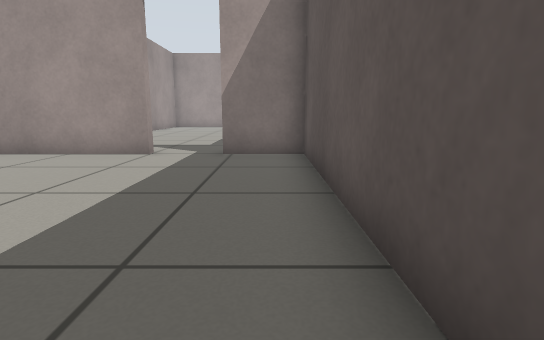
view 1 (above)

17 first-person views from a walk through a Gazebo world. The camera is 0.5 m above the floor, tilts 10° down and sees 80° across. The floor is counted in squares, 0.5 m on a side. Each view is taken from the middle of a square. On the plan, view 1 faces up. The plan holds only what a view shows up to about 12 squares ahead; the rest is blank.

view 2
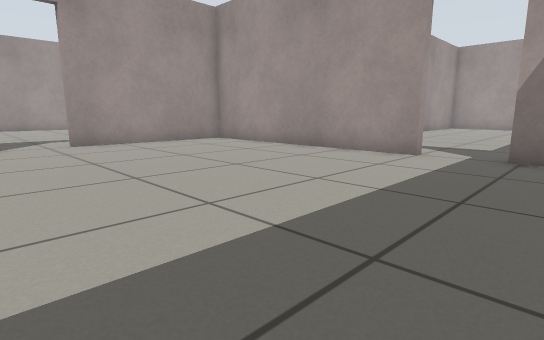

view 3
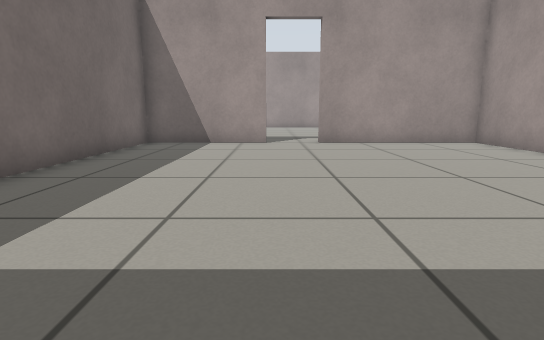

view 4
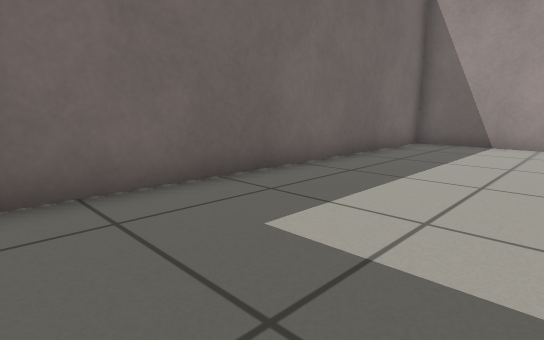

view 5
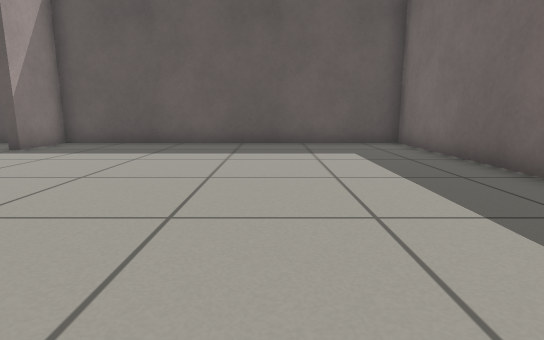

view 6
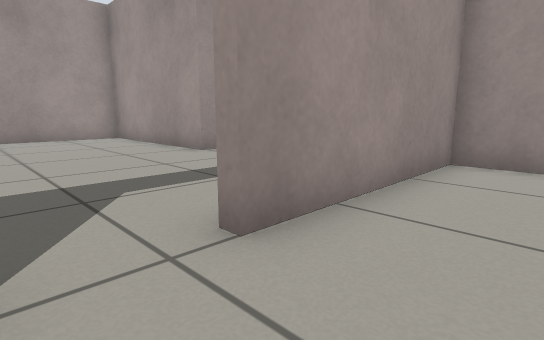

view 7
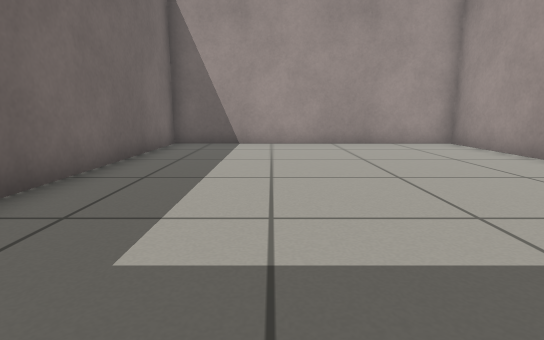

view 8
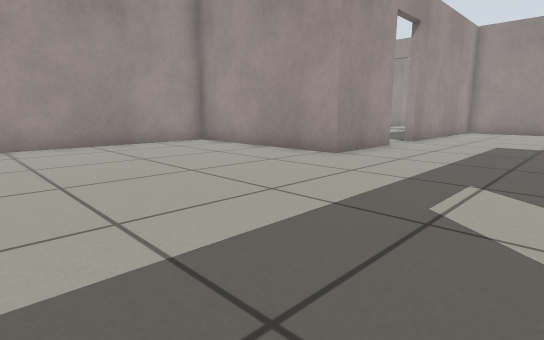

view 9
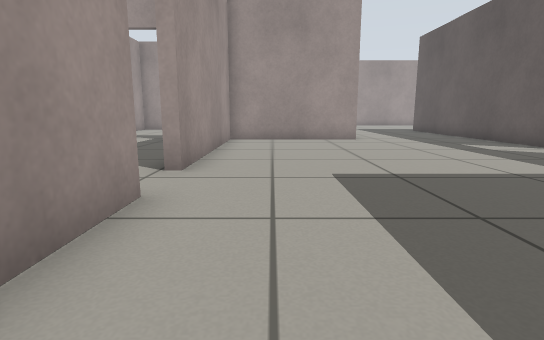

view 10
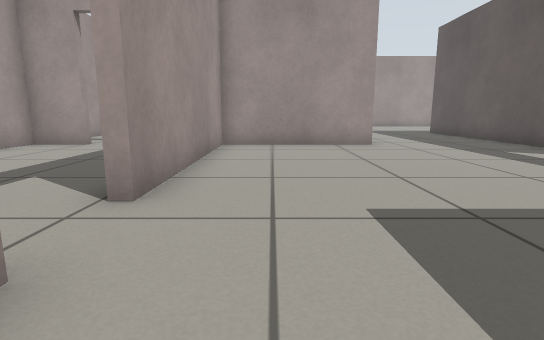

view 11
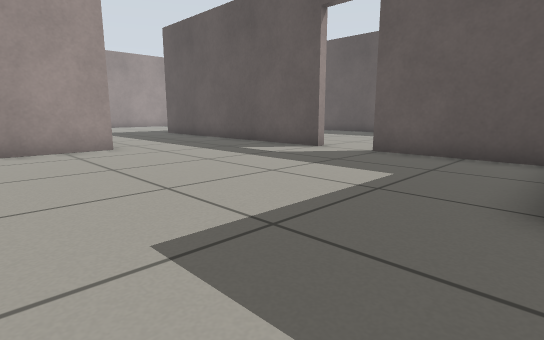

view 12
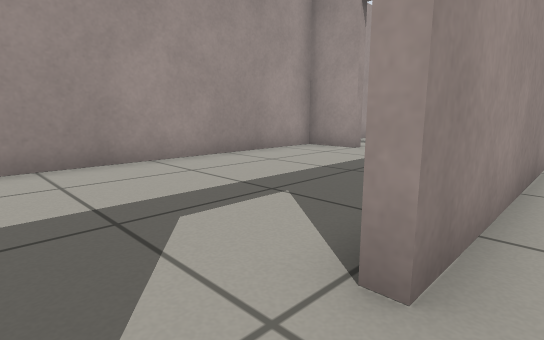

view 13
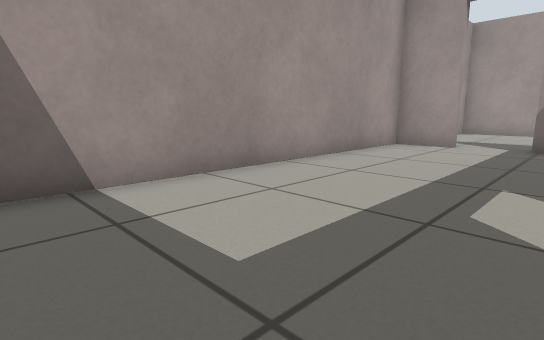

view 14
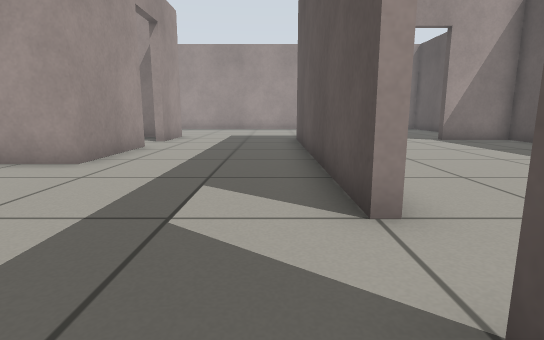

view 15
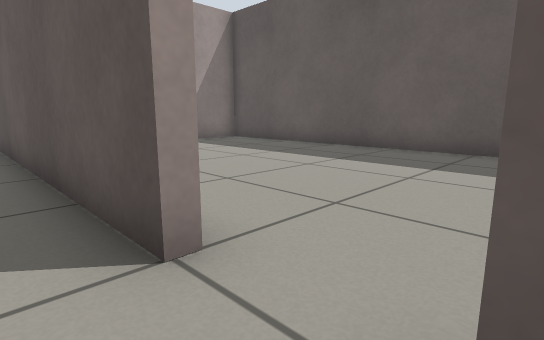

view 16
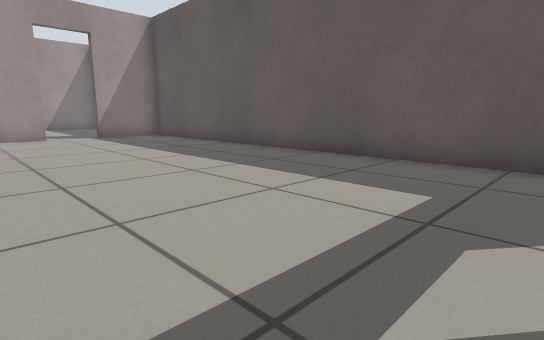

view 17
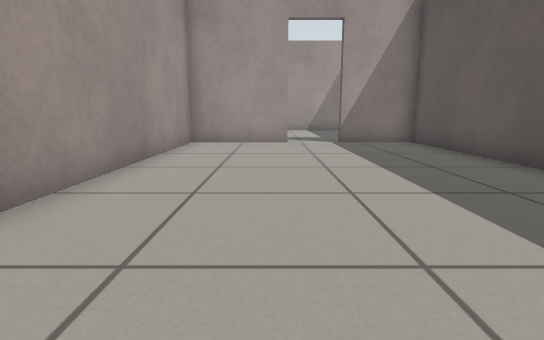

### Floor plan
Points are (right, up) in squares from view 1. A wall is a line through its corners. A room is listed if a view was taken in it or the views show most of it. See-through windows are left out.
Room 1 (views 1, 2, 3, 4, 5, 6)
walls: (-3, 7.9) (-11, 7.9) (-11, 2.6); (-11, 0.9) (-11, -3.2) (0.8, -3.2) (0.8, 7.9) (-1.2, 7.9)
ways out: open door at (-11, 1.5) to room 2; open door at (-2.5, 8) to room 5
Room 2 (views 7, 8)
walls: (-16.6, 5.9) (-22.6, 5.9) (-22.6, -3.2) (-15.6, -3.2)
ways out: open door at (-11, 1.5) to room 1; opening at (-14, 5) to room 3
Room 3 (views 9, 10, 11, 12, 14, 15)
walls: (-16.6, 8.9) (-16.6, 5.9); (-7.1, 8.6) (-7.1, 12.2); (-11.8, 17.3) (-16.6, 17.3) (-16.6, 10.6); (-7.1, 13.9) (-7.1, 15.6)
ways out: opening at (-14, 5) to room 2; open door at (-17, 9.5) to room 4; open door at (-7, 13.5) to room 5; opening at (-9.5, 16.5)
Room 4 (view 13)
walls: (-20.9, 17.3) (-22.6, 17.3) (-22.6, 7.2)
ways out: open door at (-17, 9.5) to room 3; open door at (-20, 17.2)
Room 5 (views 16, 17)
walls: (-3.4, 23.1) (-6.8, 23.1) (-6.8, 15.1); (0.8, 9.5) (0.8, 23.1) (-1.8, 23.1)
ways out: open door at (-2.5, 8) to room 1; open door at (-7, 13.5) to room 3; open door at (-2.5, 23)

Positions as (right, up) in squares from view 1, and headings:
1: (0, 0), facing up
2: (0, 0), facing up-left
3: (0, 1), facing left
4: (0, 1), facing down-left
5: (-10, 1), facing right
6: (-9, 1), facing up-left
7: (-12, 0), facing left
8: (-12, -1), facing up-left
9: (-15, 5), facing up
10: (-15, 7), facing up
11: (-15, 8), facing up-right
12: (-16, 9), facing up-left
13: (-18, 7), facing up-left
14: (-8, 11), facing up
15: (-8, 12), facing up-right
16: (-6, 9), facing up-right
17: (-4, 12), facing up
